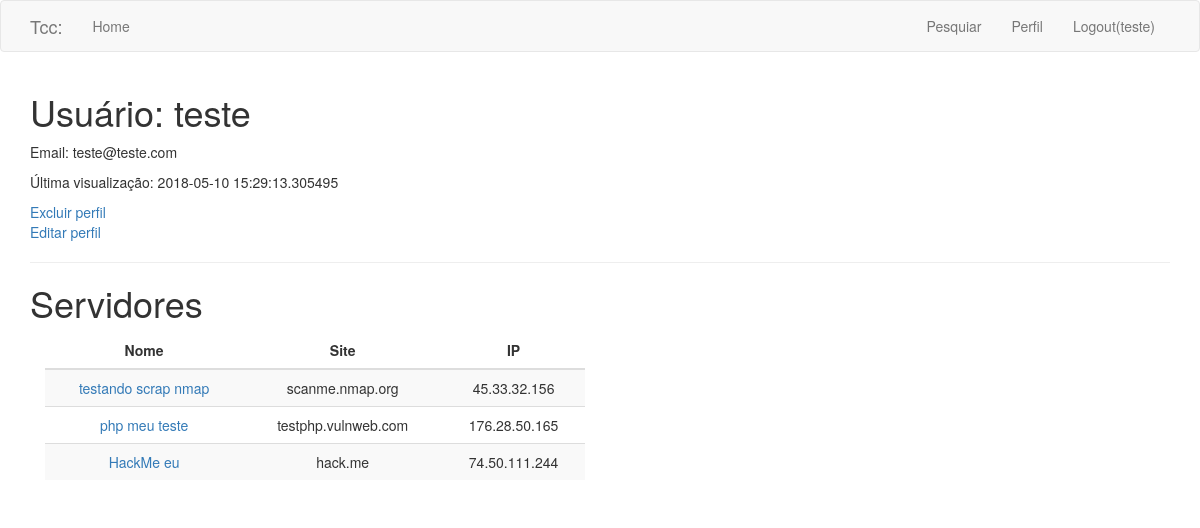
Page /usuario/teste (signed in) on the committed database.
### app/models.py (models this page shows, shortened)
class Usuario(UserMixin, db.Model):
    id = db.Column(db.Integer, primary_key=True)
    nome = db.Column(db.String(64), index=True, unique=True)
    email = db.Column(db.String(120), index=True, unique=True)
    password_hash = db.Column(db.String(128))
    last_seen = db.Column(db.DateTime, default=datetime.utcnow)
    resultados = db.relationship('Dados', backref='autor_usuario', lazy='dynamic')
    rel_servidor = db.relationship('Servidor', backref='rel_usuario', lazy='dynamic')

class Servidor(db.Model):
    id = db.Column(db.Integer, primary_key=True)
    nome = db.Column(db.String(140), unique=True)#remover esta coluna
    url = db.Column(db.String(255))
    ip = db.Column(db.String(25))
    usuario_id = db.Column(db.Integer, db.ForeignKey('usuario.id'))
    resultados = db.relationship('Dados', backref='autor_servidor', lazy='dynamic')

### app/routes.py (the view)
@app.route('/usuario/<username>')
@login_required
def user(username):
    user = Usuario.query.filter_by(nome=username).first_or_404()
    dados = Dados.query.filter_by(usuario_id=current_user.id)
    servidores = Servidor.query.filter_by(usuario_id=current_user.id)
    return render_template('user.html', title='Perfil de usuário', user=user, dados=dados, servidores=servidores)

### app/models.py (called while the page is built)
@login.user_loader
def load_user(id):
    return Usuario.query.get(int(id))

### app/routes.py (called while the page is built)
@app.before_request
def before_request():
    if current_user.is_authenticated:
        current_user.last_seen = datetime.utcnow()
        db.session.commit()

### app/templates/user.html
{% extends "base.html" %}
{% block app_content %}
    <h1>Usuário: {{ user.nome }}</h1>
    <p>Email: {{ user.email }}</p>
    {% if user.last_seen %}
        <p>Última visualização: {{ user.last_seen }}</p>
    {% endif %}
    <a href="{{ url_for('deletar') }}">Excluir perfil</a>
    {% if user == current_user %}
        <p><a href="{{ url_for('edit_profile') }}">Editar perfil</a></p>
    {% endif %}
    <hr>
        <h1>Servidores</h1>
        <div class="table-responsive col-md-6">
        	<table class="table table-striped border-spacing padding">
        	<thead>
        		<tr>
                    <th class="text-center">Nome</th>
                    <th class="text-center">Site</th>
                    <th class="text-center">IP</th>
                </tr>
            </thead>
        {% for servidor in servidores %}
        <tr class="text-center">
            <td><a href="{{ url_for('dados', nome=servidor.nome) }}">{{ servidor.nome }}</a></td>
            <td>{{ servidor.url }}</td>
            <td>{{ servidor.ip }}</td>
        </tr>
        {% endfor %}
    </table>
    </div>
{% endblock %}

### app/templates/base.html (shortened to what this page needs)
{% extends 'bootstrap/base.html' %}
{% block navbar %}
<nav class="navbar navbar-default">
    <div class="container">
        <div class="navbar-header">
        <a class="navbar-brand" href="{{ url_for('index') }}">Tcc:</a>
    </div>
    <div class="collapse navbar-collapse" id="bs-example-navbar-collapse-1">
        <ul class="nav navbar-nav">
            <li><a href="{{ url_for('index') }}">Home</a></li>
        </ul>
        <ul class="nav navbar-nav navbar-right">
        {% if current_user.is_anonymous %}
            <li><a href="{{ url_for('login') }}">Login</a></li>
        {% else %}
            <li><a href="{{ url_for('servidor') }}">Pesquiar</a></li>
            <li><a href="{{ url_for('user', username=current_user.nome) }}">Perfil</a></li>
            <li><a href="{{ url_for('logout') }}">Logout({{ current_user.nome }})</a></li>
        {% endif %}
        </ul>
        </div>
    </div>
</nav>
{% endblock %}
{% block content %}
    <div class="container">
        {% block app_content %}{% endblock %}
    </div>
{% endblock %}

### rows in the picture
Usuario: nome "teste", email "teste@teste.com", last_seen "2018-05-10 15:29:13.305495"
Servidor: nome "testando scrap nmap", url "scanme.nmap.org", ip "45.33.32.156"
Servidor: nome "php meu teste", url "testphp.vulnweb.com", ip "176.28.50.165"
Servidor: nome "HackMe eu", url "hack.me", ip "74.50.111.244"
